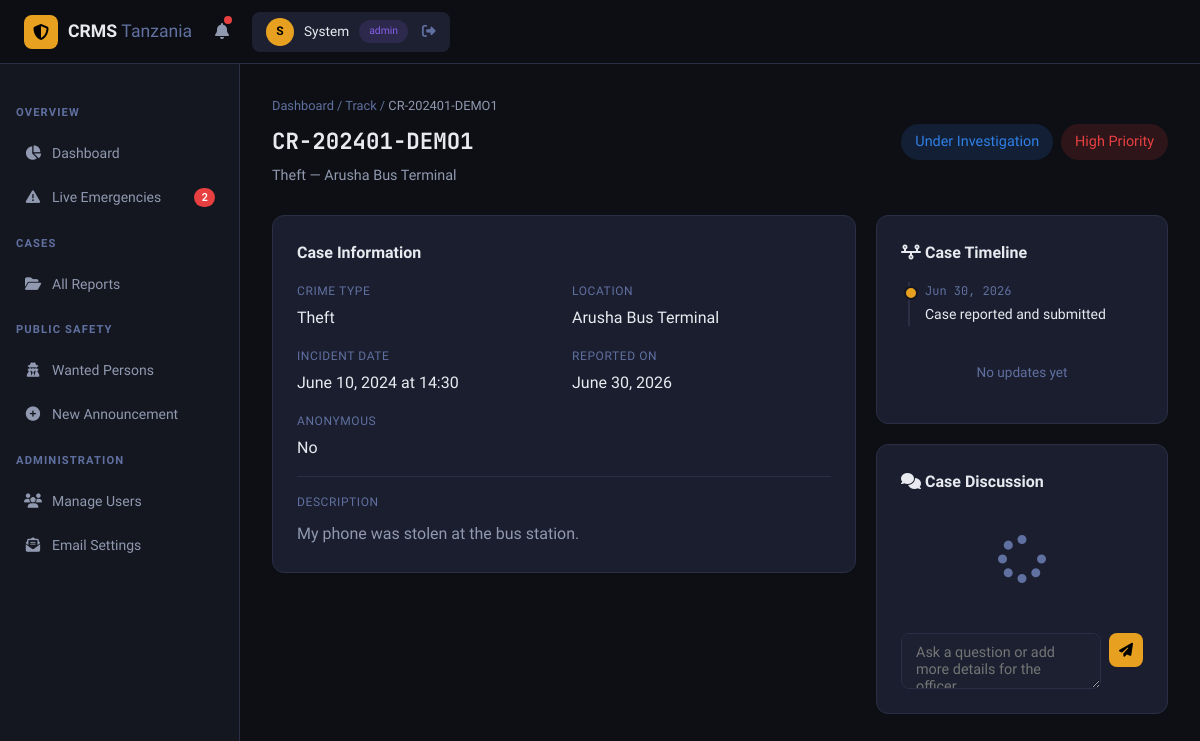
The app's page /track/CR-202401-DEMO1 (signed in) with its own data.
### app.py (models this page shows, shortened)
class User(UserMixin, db.Model):
    id = db.Column(db.Integer, primary_key=True)
    full_name = db.Column(db.String(120), nullable=False)
    email = db.Column(db.String(120), unique=True, nullable=False)
    phone = db.Column(db.String(20))
    password_hash = db.Column(db.String(256), nullable=False)
    role = db.Column(db.String(20), default='citizen')
    is_active = db.Column(db.Boolean, default=True)
    email_verified = db.Column(db.Boolean, default=False)
    created_at = db.Column(db.DateTime, default=datetime.utcnow)
    reports = db.relationship('CrimeReport', backref='reporter', lazy=True, foreign_keys='CrimeReport.user_id')

class CrimeReport(db.Model):
    id = db.Column(db.Integer, primary_key=True)
    case_number = db.Column(db.String(20), unique=True, nullable=False)
    user_id = db.Column(db.Integer, db.ForeignKey('user.id'), nullable=False)
    crime_type = db.Column(db.String(80), nullable=False)
    description = db.Column(db.Text, nullable=False)
    location = db.Column(db.String(200), nullable=False)
    latitude = db.Column(db.Float, nullable=True)
    longitude = db.Column(db.Float, nullable=True)
    incident_date = db.Column(db.DateTime, nullable=False)
    status = db.Column(db.String(30), default='Pending')
    priority = db.Column(db.String(20), default='Medium')
    assigned_officer_id = db.Column(db.Integer, db.ForeignKey('user.id'), nullable=True)
    assigned_officer = db.relationship('User', foreign_keys=[assigned_officer_id])
    anonymous = db.Column(db.Boolean, default=False)
    ai_flag_score = db.Column(db.Float, default=0.0)
    ai_flagged = db.Column(db.Boolean, default=False)
    ai_flag_reasons = db.Column(db.Text, nullable=True)
    created_at = db.Column(db.DateTime, default=datetime.utcnow)
    updated_at = db.Column(db.DateTime, default=datetime.utcnow, onupdate=datetime.utcnow)
    evidence = db.relationship('Evidence', backref='report', lazy=True, cascade='all, delete-orphan')
    updates = db.relationship('CaseUpdate', backref='report', lazy=True, cascade='all, delete-orphan')
    notifications = db.relationship('Notification', backref='report', lazy=True, cascade='all, delete-orphan')
    messages = db.relationship('ChatMessage', backref='report', lazy=True, cascade='all, delete-orphan', order_by='ChatMessage.created_at')

### app.py (the view)
@app.route('/track/<case_number>')
@login_required
def track_case(case_number):
    rpt = CrimeReport.query.filter_by(case_number=case_number).first_or_404()
    if current_user.role == 'citizen' and rpt.user_id != current_user.id:
        flash('Access denied.', 'error'); return redirect(url_for('dashboard'))
    return render_template('case_detail.html', report=rpt)

### app.py (called while the page is built)
@login_manager.user_loader
def load_user(uid): return User.query.get(int(uid))

### templates/case_detail.html (shortened to what this page needs)
{% extends "base.html" %}
{% block content %}
<div class="page-header fade-in">
  <div class="breadcrumb">Dashboard / Track / <span>{{ report.case_number }}</span></div>
  <div style="display:flex;align-items:flex-start;justify-content:space-between;flex-wrap:wrap;gap:16px">
    <div>
      <h1 style="font-family:var(--mono);font-size:1.4rem">{{ report.case_number }}</h1>
      <p>{{ report.crime_type }} — {{ report.location }}</p>
    </div>
    <div style="display:flex;gap:8px;flex-wrap:wrap">
      {% if report.status == 'Pending' %}<span class="pill pill-pending" style="font-size:.9rem;padding:6px 14px">{{ report.status }}</span>
      {% elif report.status == 'Under Investigation' %}<span class="pill pill-investigating" style="font-size:.9rem;padding:6px 14px">{{ report.status }}</span>
      {% elif report.status == 'Resolved' %}<span class="pill pill-resolved" style="font-size:.9rem;padding:6px 14px">{{ report.status }}</span>
      {% else %}<span class="pill pill-closed" style="font-size:.9rem;padding:6px 14px">{{ report.status }}</span>{% endif %}
      {% if report.priority == 'High' %}<span class="pill pill-high" style="font-size:.9rem;padding:6px 14px">{{ report.priority }} Priority</span>
      {% elif report.priority == 'Medium' %}<span class="pill pill-medium" style="font-size:.9rem;padding:6px 14px">{{ report.priority }} Priority</span>
      {% else %}<span class="pill pill-low" style="font-size:.9rem;padding:6px 14px">{{ report.priority }} Priority</span>{% endif %}
    </div>
  </div>
</div>
<div style="display:grid;grid-template-columns:2fr 1fr;gap:20px">
  <div>
    <div class="card fade-in" style="margin-bottom:20px">
      <div class="card-title" style="margin-bottom:16px">Case Information</div>
      <div style="display:grid;grid-template-columns:1fr 1fr;gap:16px">
        <div><div style="font-size:.75rem;color:var(--text3);text-transform:uppercase;letter-spacing:.05em">Crime Type</div><div style="margin-top:4px">{{ report.crime_type }}</div></div>
        <div><div style="font-size:.75rem;color:var(--text3);text-transform:uppercase;letter-spacing:.05em">Location</div><div style="margin-top:4px">{{ report.location }}</div></div>
        <div><div style="font-size:.75rem;color:var(--text3);text-transform:uppercase;letter-spacing:.05em">Incident Date</div><div style="margin-top:4px">{{ report.incident_date.strftime('%B %d, %Y at %H:%M') }}</div></div>
        <div><div style="font-size:.75rem;color:var(--text3);text-transform:uppercase;letter-spacing:.05em">Reported On</div><div style="margin-top:4px">{{ report.created_at.strftime('%B %d, %Y') }}</div></div>
        <div><div style="font-size:.75rem;color:var(--text3);text-transform:uppercase;letter-spacing:.05em">Anonymous</div><div style="margin-top:4px">{{ 'Yes' if report.anonymous else 'No' }}</div></div>
      </div>
      <div style="margin-top:16px;padding-top:16px;border-top:1px solid var(--border)">
        <div style="font-size:.75rem;color:var(--text3);text-transform:uppercase;letter-spacing:.05em;margin-bottom:8px">Description</div>
        <p style="color:var(--text2);line-height:1.7">{{ report.description }}</p>
      </div>
    </div>
  </div>
  <div>
    <div class="card fade-in">
      <div class="card-title" style="margin-bottom:16px"><i class="fas fa-timeline"></i> Case Timeline</div>
      <ul class="timeline">
        <li class="tl-item">
          <div class="tl-dot"></div>
          <div class="tl-time">{{ report.created_at.strftime('%b %d, %Y') }}</div>
          <div class="tl-msg">Case reported and submitted</div>
        </li>
      </ul>
      {% if not report.updates %}
      <p style="color:var(--text3);font-size:.85rem;text-align:center;padding:16px 0">No updates yet</p>
      {% endif %}
    </div>
    <div class="card fade-in" style="margin-top:20px">
      <div class="card-title" style="margin-bottom:16px"><i class="fas fa-comments"></i> Case Discussion</div>
      <div class="chat-box" id="chatBox"><div class="empty" style="padding:20px"><i class="fas fa-spinner fa-spin"></i></div></div>
      <div class="chat-input-row">
        <textarea id="chatInput" placeholder="Ask a question or add more details for the officer…"></textarea>
        <button class="btn btn-primary btn-icon" id="chatSendBtn" title="Send"><i class="fas fa-paper-plane"></i></button>
      </div>
    </div>
  </div>
</div>
{% endblock %}

### templates/base.html (shortened to what this page needs)
<!DOCTYPE html>
<html lang="en">
<head>
<link rel="stylesheet" href="https://cdnjs.cloudflare.com/ajax/libs/font-awesome/6.5.0/css/all.min.css">
</head>
<body>
<nav class="navbar">
  <div class="nav-brand">
    <div class="shield"><i class="fas fa-shield-halved"></i></div>
    <span>CRMS <span style="color:var(--text3);font-weight:400">Tanzania</span></span>
  </div>
  {% if current_user.is_authenticated %}
  <div class="nav-notif" id="notifBtn">
    <i class="fas fa-bell"></i>
    <div class="notif-dot" id="notifDot" style="display:none"></div>
  </div>
  <div class="nav-user">
    <div class="avatar">{{ current_user.full_name[0] }}</div>
    <span>{{ current_user.full_name.split()[0] }}</span>
    <span class="pill pill-{{ current_user.role }}" style="font-size:.65rem">{{ current_user.role }}</span>
    <a href="{{ url_for('logout') }}" style="color:var(--text3);margin-left:4px"><i class="fas fa-right-from-bracket"></i></a>
  </div>
  {% else %}
  <div class="nav-links" style="margin-left:auto">
    <a href="{{ url_for('login') }}">Login</a>
    <a href="{{ url_for('register') }}" style="background:var(--accent);color:#000;padding:7px 16px;border-radius:8px">Register</a>
  </div>
  {% endif %}
</nav>
{% if current_user.is_authenticated %}
<div class="layout">
  <aside class="sidebar">
    {% if current_user.role in ['admin','officer'] %}
    <div class="sidebar-section">Overview</div>
    <a href="{{ url_for('dashboard') }}" class="{{ 'active' if request.endpoint=='dashboard' }}"><i class="fas fa-chart-pie"></i> Dashboard</a>
    <a href="{{ url_for('officer_emergencies') }}" class="{{ 'active' if request.endpoint=='officer_emergencies' }}" style="position:relative">
      <i class="fas fa-triangle-exclamation"></i> Live Emergencies
      <span id="emergencyNavBadge" style="display:none;margin-left:auto;background:var(--red);color:#fff;border-radius:100px;padding:1px 7px;font-size:.68rem;font-weight:700;font-family:var(--mono)"></span>
    </a>
    <div class="sidebar-section">Cases</div>
    <a href="{{ url_for('admin_reports') }}" class="{{ 'active' if request.endpoint=='admin_reports' }}"><i class="fas fa-folder-open"></i> All Reports</a>
    <div class="sidebar-section">Public Safety</div>
    <a href="{{ url_for('wanted_list') }}" class="{{ 'active' if request.endpoint in ['wanted_list','wanted_detail'] }}"><i class="fas fa-user-secret"></i> Wanted Persons</a>
    <a href="{{ url_for('wanted_new') }}" class="{{ 'active' if request.endpoint=='wanted_new' }}"><i class="fas fa-plus-circle"></i> New Announcement</a>
    {% if current_user.role == 'admin' %}
    <div class="sidebar-section">Administration</div>
    <a href="{{ url_for('admin_users') }}" class="{{ 'active' if request.endpoint=='admin_users' }}"><i class="fas fa-users"></i> Manage Users</a>
    <a href="{{ url_for('admin_email_settings') }}" class="{{ 'active' if request.endpoint=='admin_email_settings' }}"><i class="fas fa-envelope-open-text"></i> Email Settings</a>
    {% endif %}
    {% endif %}
  </aside>
  <main class="main">
    {% block content %}{% endblock %}
  </main>
</div>
{% else %}
{% block public_content %}{% endblock %}
{% endif %}
</body>
</html>

### templates/base.html (style rules this page uses)
:root { --bg: #0d0f14; --bg2: #141720; --bg3: #1c2030; --card: #1a1e2e; --border: #2a2f45; --accent: #e8a020; --accent2: #f0c060; --red: #e84040; --green: #30c060; --blue: #3080e8; --purple: #8860e8; --text: #e8eaf0; --text2: #9099b0; --text3: #6070a0; --font: 'Sora', sans-serif; --mono: 'JetBrains Mono', monospace; --radius: 12px; --shadow: 0 8px 32px rgba(0,0,0,0.4); }
*,*::before,*::after { box-sizing:border-box;margin:0;padding:0 }
html { scroll-behavior:smooth }
body { font-family:var(--font);background:var(--bg);color:var(--text);min-height:100vh;line-height:1.6 }
a { color:var(--accent);text-decoration:none }
.navbar { position:fixed;top:0;left:0;right:0;z-index:100;background:rgba(13,15,20,0.95);backdrop-filter:blur(16px);border-bottom:1px solid var(--border);height:64px;display:flex;align-items:center;padding:0 24px;gap:16px }
.nav-brand { display:flex;align-items:center;gap:10px;font-weight:700;font-size:1.1rem;color:var(--text) }
.nav-brand .shield { width:34px;height:34px;background:var(--accent);border-radius:8px;display:grid;place-items:center;color:#000;font-size:1rem }
.nav-user { display:flex;align-items:center;gap:10px;padding:6px 14px;background:var(--bg3);border-radius:8px;font-size:.85rem }
.nav-user .avatar { width:28px;height:28px;border-radius:50%;background:var(--accent);display:grid;place-items:center;color:#000;font-size:.75rem;font-weight:700 }
.nav-notif { position:relative;padding:7px;cursor:pointer;color:var(--text2);transition:.2s }
.notif-dot { position:absolute;top:4px;right:4px;width:8px;height:8px;background:var(--red);border-radius:50% }
.layout { display:flex;padding-top:64px;min-height:100vh }
.sidebar { width:240px;background:var(--bg2);border-right:1px solid var(--border);padding:24px 0;position:fixed;top:64px;bottom:0;overflow-y:auto;transition:.3s }
.sidebar-section { padding:0 16px 8px;font-size:.7rem;font-weight:600;color:var(--text3);text-transform:uppercase;letter-spacing:.1em;margin-top:16px }
.sidebar a { display:flex;align-items:center;gap:10px;padding:10px 16px;margin:2px 8px;border-radius:8px;font-size:.875rem;color:var(--text2);transition:.2s }
.sidebar a i { width:18px;text-align:center;font-size:.9rem }
.main { margin-left:240px;flex:1;padding:32px }
.card { background:var(--card);border:1px solid var(--border);border-radius:var(--radius);padding:24px }
.card-title { font-size:1rem;font-weight:600 }
.pill { display:inline-flex;align-items:center;gap:5px;padding:3px 10px;border-radius:100px;font-size:.75rem;font-weight:500 }
.pill-investigating { background:rgba(48,128,232,.15);color:var(--blue) }
.pill-high { background:rgba(232,64,64,.15);color:var(--red) }
.pill-admin { background:rgba(136,96,232,.15);color:var(--purple) }
input,select,textarea { width:100%;background:var(--bg3);border:1px solid var(--border);border-radius:8px;padding:10px 14px;color:var(--text);font-family:var(--font);font-size:.9rem;transition:.2s }
textarea { resize:vertical;min-height:100px }
.btn { display:inline-flex;align-items:center;gap:8px;padding:10px 20px;border-radius:8px;font-size:.875rem;font-weight:500;font-family:var(--font);border:none;cursor:pointer;transition:.2s }
.btn-primary { background:var(--accent);color:#000 }
.btn-icon { width:34px;height:34px;padding:0;justify-content:center }
.page-header { margin-bottom:28px }
.page-header h1 { font-size:1.6rem;font-weight:700 }
.page-header p { color:var(--text2);font-size:.9rem;margin-top:4px }
.breadcrumb { font-size:.8rem;color:var(--text3);margin-bottom:8px }
.breadcrumb span { color:var(--text2) }
.fade-in { animation:fadeIn .3s ease both }
.empty { text-align:center;padding:48px 24px;color:var(--text3) }
.empty i { font-size:3rem;margin-bottom:12px;display:block }
.timeline { list-style:none;position:relative;padding-left:24px }
.timeline::before { content:'';position:absolute;left:7px;top:0;bottom:0;width:2px;background:var(--border) }
.tl-item { position:relative;margin-bottom:20px }
.tl-dot { position:absolute;left:-21px;top:4px;width:14px;height:14px;border-radius:50%;background:var(--accent);border:2px solid var(--bg2) }
.tl-time { font-size:.75rem;color:var(--text3);font-family:var(--mono) }
.tl-msg { font-size:.875rem;margin-top:2px }
.chat-box { display:flex;flex-direction:column;gap:10px;max-height:380px;overflow-y:auto;padding:4px 2px;margin-bottom:14px }
.chat-input-row { display:flex;gap:8px }
.chat-input-row textarea { flex:1;min-height:44px;max-height:110px;resize:vertical }

### records on screen
User: full_name "S", full_name "System", role "admin"
CrimeReport: case_number "CR-202401-DEMO1", crime_type "Theft", location "Arusha Bus Terminal", status "Under Investigation", priority "High", incident_date "June 10, 2024 at 14:30", created_at "June 30, 2026", anonymous "No", description "My phone was stolen at the bus station.", created_at "Jun 30, 2026"
